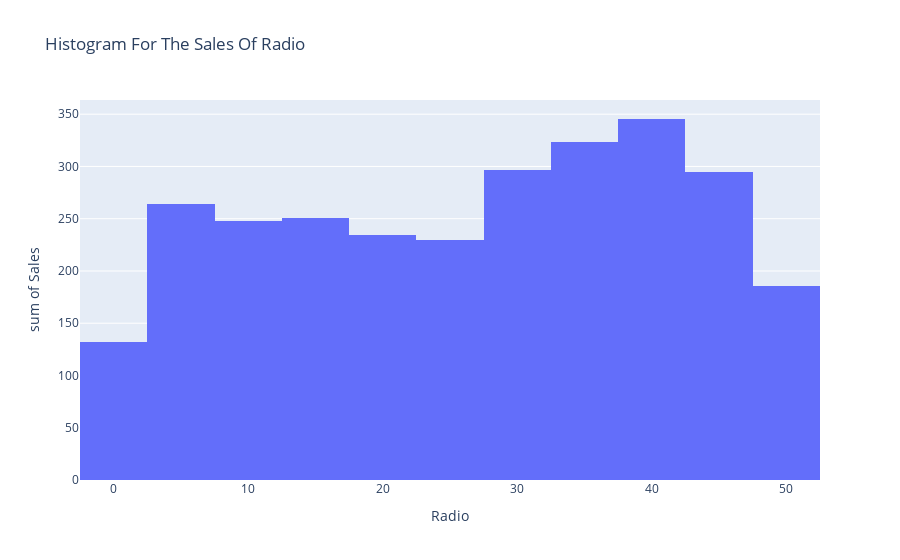

This figure's notebook cell:
### Code cell
px.histogram(df, x='Radio', y='Sales', title='Histogram For The Sales Of Radio')

### Figure 1 — Plotly figure (JSON) as saved in the notebook; plotly's stock layout.template omitted (floating-point values rounded to 4 significant figures; data arrays with more than 128 entries replaced by an {"elided": "..."} marker saying what was removed)
{"data": [{"alignmentgroup": "True", "bingroup": "x", "histfunc": "sum", "hovertemplate": "Radio=%{x}<br>sum of Sales=%{y}<extra></extra>", "legendgroup": "", "marker": {"color": "#636efa", "pattern": {"shape": ""}}, "name": "", "offsetgroup": "", "orientation": "v", "showlegend": false, "type": "histogram", "x": {"elided": "200 float values"}, "xaxis": "x", "y": {"elided": "200 float values"}, "yaxis": "y"}], "layout": {"barmode": "relative", "legend": {"tracegroupgap": 0}, "title": {"text": "Histogram For The Sales Of Radio"}, "xaxis": {"anchor": "y", "domain": [0, 1], "title": {"text": "Radio"}}, "yaxis": {"anchor": "x", "domain": [0, 1], "title": {"text": "sum of Sales"}}}}
